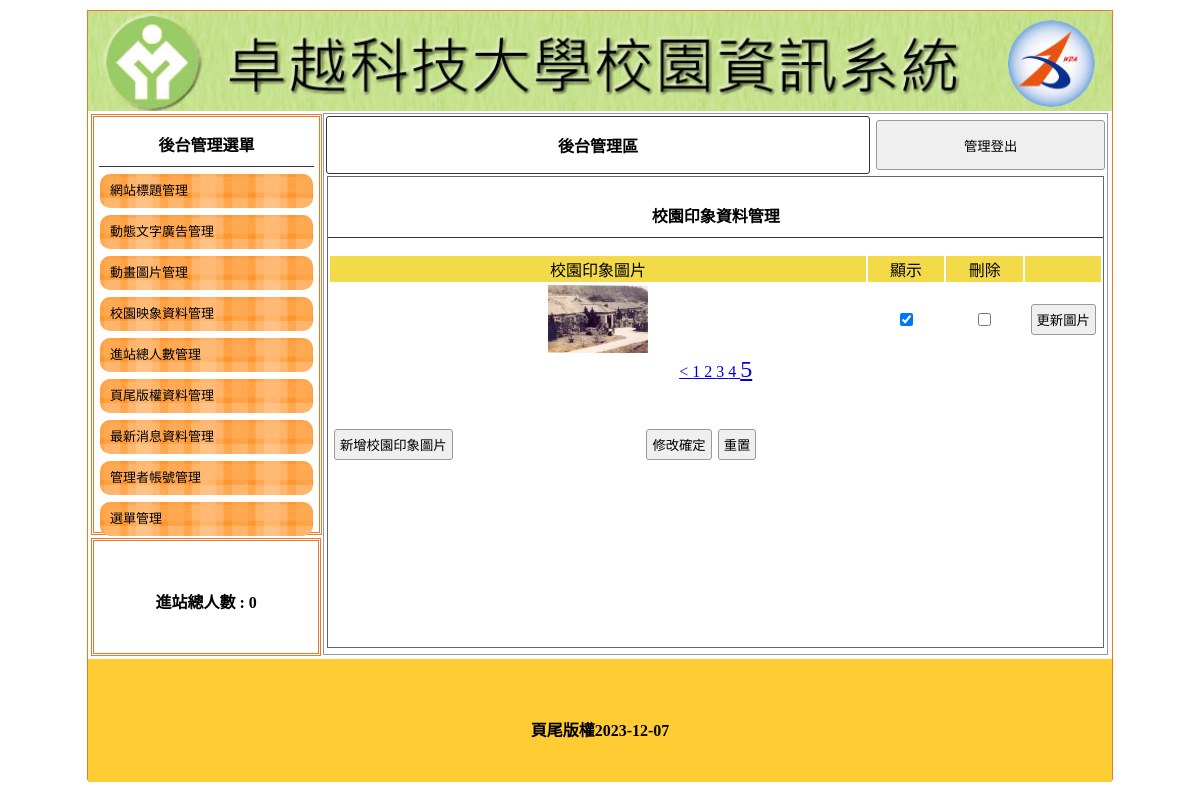
Page /back.php?do=image&p=5 on the committed database.
### tables this page shows
CREATE TABLE `titles` (
  `id` int(10) UNSIGNED NOT NULL,
  `img` text NOT NULL,
  `text` text NOT NULL,
  `sh` tinyint(4) NOT NULL
);

CREATE TABLE `total` (
  `id` int(10) NOT NULL,
  `total` int(10) NOT NULL DEFAULT 0
);

CREATE TABLE `image` (
  `id` int(10) UNSIGNED NOT NULL,
  `img` text NOT NULL,
  `sh` int(1) UNSIGNED NOT NULL
);

CREATE TABLE `bottom` (
  `id` int(10) NOT NULL,
  `bottom` text NOT NULL
);

### api/db.php (called while the page is built, shortened)
<?php
class DB
{
    protected $dsn = "mysql:host=localhost;charset=utf8;dbname=db03";
    protected $pdo;
    protected $table;
    function __construct($table)
    {
        $this->table = $table;
        $this->pdo = new PDO($this->dsn, 'root', '');
    }
    function all($where = '', $other = '')
    {
        if (isset($this->table) && !empty($this->table)) {
            $sql = "select * from `$this->table` ";
            $sql = $this->sql_all($sql, $where, $other);
            return $this->pdo->query($sql)->fetchAll(PDO::FETCH_ASSOC);
        }
    }
    function math($math, $col, $where = '', $other = '')
    {
        switch ($math) {
            case 'count':
                $sql = "select count(`$col`) from `$this->table` ";
                break;
        }
        $sql = $this->sql_all($sql, $where, $other);
        return $this->pdo->query($sql)->fetchColumn();
    }
    function find($where)
    {
        $sql = "select * from $this->table ";
        if (is_array($where)) {
            $tmp = $this->a2s($where);
            $sql .= " where " . join(" && ", $tmp);
        } elseif (is_numeric($where)) {
            $sql .= " where `id`=" . $where;
        }
        return $this->pdo->query($sql)->fetch(PDO::FETCH_ASSOC);
    }
    private function a2s($where)
    {
        foreach ($where as $key => $val) {
            $tmp[] = "`$key`='$val'";
        }
        return $tmp;
    }
    private function sql_all($sql, $where, $other)
    {
        if (is_array($where)) {
            if (!empty($where)) {
                $sql .= " where " . join(" && ", $this->a2s($where));
            }
        } else {
            $sql .= $where;
        }
        $sql .= $other;
        return $sql;
    }
}
$Total = new DB('total');
$Bottom = new DB('bottom');
$Title = new DB('titles');
if (isset($_GET['do'])) {
    $DB = ${ucfirst($_GET['do'])};
} else {
    $DB = $Title;
}

### back.php (the view, shortened to what this page needs)
<?php include_once "./api/db.php" ?>
<!DOCTYPE html PUBLIC "-//W3C//DTD XHTML 1.0 Transitional//EN" "http://www.w3.org/TR/xhtml1/DTD/xhtml1-transitional.dtd">
<html xmlns="http://www.w3.org/1999/xhtml">
<head>
    <link href="./css/css.css" rel="stylesheet" type="text/css">
</head>
<body>
    <div id="main">
        <?php
        $title = $Title->find(['sh' => 1]);
        ?>
        <a title="<?= $title['text'] ?>" href="index.php">
            <div class="ti" style="background:url('./img/<?= $title['img'] ?>'); background-size:cover;"></div>
        </a>
        <div id="ms">
            <div id="lf" style="float:left;">
                <div id="menuput" class="dbor">
                    <span class="t botli">後台管理選單</span>
                    <a style="color:#000; font-size:13px; text-decoration:none;" href="?do=title">
                        <div class="mainmu">
                            網站標題管理 </div>
                    </a>
                    <a style="color:#000; font-size:13px; text-decoration:none;" href="?do=ad">
                        <div class="mainmu">
                            動態文字廣告管理 </div>
                    </a>
                    <a style="color:#000; font-size:13px; text-decoration:none;" href="?do=mvim">
                        <div class="mainmu">
                            動畫圖片管理 </div>
                    </a>
                    <a style="color:#000; font-size:13px; text-decoration:none;" href="?do=image">
                        <div class="mainmu">
                            校園映象資料管理 </div>
                    </a>
                    <a style="color:#000; font-size:13px; text-decoration:none;" href="?do=total">
                        <div class="mainmu">
                            進站總人數管理 </div>
                    </a>
                    <a style="color:#000; font-size:13px; text-decoration:none;" href="?do=bottom">
                        <div class="mainmu">
                            頁尾版權資料管理 </div>
                    </a>
                    <a style="color:#000; font-size:13px; text-decoration:none;" href="?do=news">
                        <div class="mainmu">
                            最新消息資料管理 </div>
                    </a>
                    <a style="color:#000; font-size:13px; text-decoration:none;" href="?do=admin">
                        <div class="mainmu">
                            管理者帳號管理 </div>
                    </a>
                    <a style="color:#000; font-size:13px; text-decoration:none;" href="?do=menu">
                        <div class="mainmu">
                            選單管理 </div>
                    </a>
                </div>
                <div class="dbor" style="margin:3px; width:95%; height:20%; line-height:100px;">
                    <span class="t">進站總人數 :
                        <?= $Total->find(1)['total'] ?> </span>
                </div>
            </div>
            <div class="di" style="height:540px; border:#999 1px solid; width:76.5%; margin:2px 0px 0px 0px; float:left; position:relative; left:20px;">
                <table width="100%">
                    <tbody>
                        <tr>
                            <td style="width:70%;font-weight:800; border:#333 1px solid; border-radius:3px;" class="cent"><a href="?do=admin" style="color:#000; text-decoration:none;">後台管理區</a>
                            </td>
                            <td><button onclick="document.cookie='user=';location.replace('?')" style="width:99%; margin-right:2px; height:50px;">管理登出</button></td>
                        </tr>
                    </tbody>
                </table>
                <?php
                $do = $_GET['do'] ?? "title";
                $file = "./back/{$do}.php";
                if (file_exists($file)) {
                    include $file;
                } else {
                    include "./back/title.php";
                }
                ?>
            </div>
        </div>
        <div style="width:1024px; left:0px; position:relative; background:#FC3; margin-top:4px; height:123px; display:block;">
            <span class="t" style="line-height:123px;"><?= $Bottom->find(1)['bottom'] ?></span>
        </div>
    </div>
</body>
</html>

### back/image.php (shortened to what this page needs)
<div style="width:99%; height:87%; margin:auto; overflow:auto; border:#666 1px solid;">
    <p class="t cent botli">校園印象資料管理</p>
    <form method="post" target="back" action="./api/edit.php">
        <table width="100%" style="text-align:center">
            <tbody>
                <tr class="yel">
                    <td width="70%">校園印象圖片</td>
                    <td width="10%">顯示</td>
                    <td width="10%">刪除</td>
                    <td></td>
                </tr>
                <?php
                $total = $DB->math('count', "id");
                $div = 3;
                $pages = ceil($total / $div);
                $now = $_GET['p'] ?? 1;
                $starts = ($now - 1) * $div;
                $rows = $DB->all(" limit $starts, $div");
                foreach ($rows as $row) {
                ?>
                <tr>
                    <td>
                        <img src="./img/<?= $row['img'] ?>" alt="" style="width:100px;height:68px">
                    </td>
                    <td><input type="checkbox" name="sh[]" value="<?= $row['id'] ?>"
                            <?= ($row['sh'] == 1) ? 'checked' : '' ?>></td>
                    <td><input type="checkbox" name="del[]" value="<?= $row['id'] ?>"></td>
                    <td><input type="button"
                            onclick="op('#cover','#cvr','./modal/upload.php?table=<?= $do ?>&id=<?= $row['id'] ?>')"
                            value="更新圖片"></td>
                </tr>
                <?php
                }
                ?>
            </tbody>
        </table>
        <div class="cent" style="display:block;">
            <?php
            if ($now > 1) {
                $prev = $now - 1;
                echo "<a href='?do=$do&p=$prev'> < </a>";
            }
            for ($i = 1; $i <= $pages; $i++) {
                $fontsize = ($now == $i) ? '24px' : '16px';
                echo "<a href='?do=$do&p=$i' style='font-size:$fontsize'> $i </a>";
            }
            ?>
        </div>
        <table style="margin-top:40px; width:70%;">
            <tbody>
                <tr>
                    <td width="200px"><input type="button"
                            onclick="op('#cover','#cvr','./modal/<?= $do ?>.php?table=<?= $do ?>')" value="新增校園印象圖片">
                    </td>
                    <td class="cent"><input type="submit" value="修改確定"><input type="reset" value="重置"></td>
                </tr>
            </tbody>
        </table>
    </form>
</div>

### css/css.css (style rules this page uses)
body { padding: 0px; margin: 0px; }
#main { width: 1024px; height: 768px; margin: 10px auto 10px auto; border: #ee7728 1px solid; position: relative; }
.ti { width: 100%; height: 100px; position: relative; background-size: cover; background-repeat: no-repeat; }
.dbor { border: #ee7728 double 3px; margin: 1px; padding: 2px 10px 2px 10px; }
.t { font-weight: 800; display: block; text-align: center; padding: 10px 1px 10px 1px; }
.botli { border-bottom: #333 1px solid; }
.mainmu { position: relative; border-radius: 10px; background: url(../icons/menu.fw.png) center no-repeat; background-size: cover; line-height: 30px; padding: 2px 10px 2px 10px; margin: 7px 1px 7px 1px; }
#lf { height: 540px; width: 21%; display: inline-block; }
#menuput { width: 100%; height: 75%; position: relative; padding: 5px; display: block; margin: 3px; }
.di { display: inline-block; }
.cent { text-align: center; }
input, button { border: #999 1px solid; border-radius: 3px; background: #efefef; padding: 5px; margin: 3px; }
.yel td { background: #f3da49; text-align: center; }

### rows in the picture
titles: img (picture)
total: total "0"
image: img (picture), sh "☑"
bottom: bottom "頁尾版權2023-12-07"
